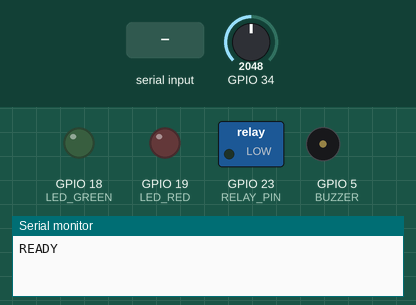
Simulated run of this sketch. Board: ESP32. Parts: switched loads named in the sketch (green lamp = pin HIGH), output pins drawn as LEDs (lit = HIGH), buzzer (waves = sounding, pin HIGH), the last lines printed to the serial monitor. The test bench sets the inputs (shaded band); at power-on: GPIO 34 = 2048.

Above: at 1.2 s.
1.3 s: "START,\n" received over Serial
At 1.7 s:
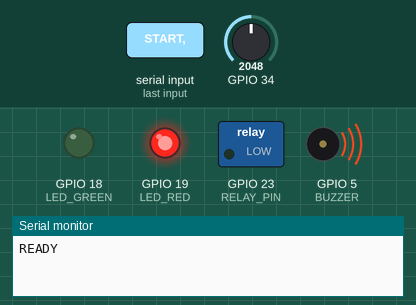
At 3.3 s:
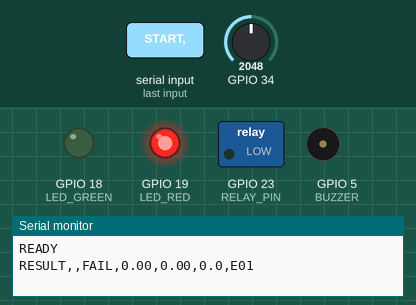
Timing chart, 0 to 4.8 s (numbered marks = the images above; inputs shaded):
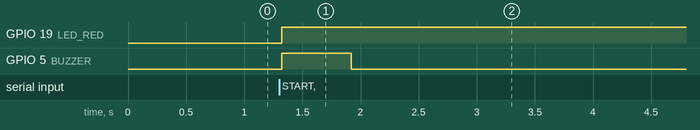

Measured:
- after the input at 1.3 s, GPIO 19 (LED_RED): LOW → HIGH at once; GPIO 5 (BUZZER): LOW → HIGH at once, → LOW 0.60 s later

The sketch:

pcb_tester.ino
```cpp
/*
 * Automated PCB Test Station - firmware
 * Board:     ESP32 DevKit (Arduino framework)
 * Libraries: Adafruit INA219 (install from Library Manager)
 *
 * Test sequence (state machine):
 *   IDLE -> PRECHECK -> POWER_UP -> RAILS -> CURRENT -> FUNCTIONAL -> DONE
 *
 * Host protocol (115200 baud, newline terminated):
 *   PC  -> ESP32 :  START,<serial_number>
 *   ESP32 -> PC  :  RESULT,<serial>,<PASS|FAIL>,<v5>,<v3v3>,<current_mA>,<fail_code>
 *
 * NOTE: pins, divider ratios and limits below are starting values.
 *       Adjust them to match your own wiring and calibrate against a multimeter.
 */

#include <Wire.h>
#include <Adafruit_INA219.h>

// ---------------- Pin map (change to match your wiring) ----------------
const uint8_t MUX_S0 = 25, MUX_S1 = 26, MUX_S2 = 27, MUX_S3 = 14;  // 16-ch analog mux select lines
const uint8_t MUX_SIG = 34;     // mux output -> ESP32 ADC1 pin (input only)
const uint8_t RELAY_PIN = 23;   // HIGH = power the DUT
const uint8_t LED_GREEN = 18, LED_RED = 19, BUZZER = 5;
const uint8_t DUT_RX = 16, DUT_TX = 17;  // UART link to the DUT (functional test)

// Mux channel numbers wired to the DUT test points
const uint8_t CH_RAIL_5V = 0;
const uint8_t CH_RAIL_3V3 = 1;

// Voltage divider ratio in front of the mux: Vadc = Vrail * DIV
const float DIV_5V = 0.5f;
const float DIV_3V3 = 0.5f;

// ---------------- Pass/fail limits ----------------
const float RAIL_5V_NOM = 5.0f;
const float RAIL_3V3_NOM = 3.3f;
const float RAIL_TOL = 0.05f;        // +/- 5 %
const float LEAKAGE_MAX_V = 0.30f;   // rails must read ~0 V before power is applied
const float I_MAX_MA = 300.0f;       // above this -> short / overcurrent
const float I_MIN_MA = 5.0f;         // below this -> board not drawing current (open / not populated)
const unsigned long SETTLE_MS = 300; // wait after power-up before measuring
const unsigned long DUT_TIMEOUT_MS = 1000;

// ---------------- Fail codes ----------------
const char* E_NONE = "E00";
const char* E_LEAKAGE = "E01";      // voltage present on a rail before power-up
const char* E_OVERCURRENT = "E02";  // short circuit / overcurrent
const char* E_RAIL_5V = "E03";
const char* E_RAIL_3V3 = "E04";
const char* E_NO_CURRENT = "E05";
const char* E_FUNCTIONAL = "E06";

// ---------------- State machine ----------------
enum State { IDLE, PRECHECK, POWER_UP, RAILS, CURRENT, FUNCTIONAL, DONE };
State state = IDLE;

Adafruit_INA219 ina;
String serialNo = "";
const char* failCode = E_NONE;
float v5 = 0, v33 = 0, iMa = 0;

// ---------------- Helpers ----------------
void selectChannel(uint8_t ch) {
  digitalWrite(MUX_S0, ch & 1);
  digitalWrite(MUX_S1, (ch >> 1) & 1);
  digitalWrite(MUX_S2, (ch >> 2) & 1);
  digitalWrite(MUX_S3, (ch >> 3) & 1);
  delay(2);  // let the mux output settle
}

// Average 16 samples, return rail voltage in volts (after undoing the divider)
float readRail(uint8_t ch, float div) {
  selectChannel(ch);
  uint32_t sum = 0;
  for (int i = 0; i < 16; i++) {
    sum += analogReadMilliVolts(MUX_SIG);
    delay(1);
  }
  float adcV = (sum / 16.0f) / 1000.0f;
  return adcV / div;
}

bool inTolerance(float v, float nom) {
  return fabs(v - nom) <= nom * RAIL_TOL;
}

void powerOff() { digitalWrite(RELAY_PIN, LOW); }
void powerOn() { digitalWrite(RELAY_PIN, HIGH); }

void indicate(bool pass) {
  digitalWrite(LED_GREEN, pass ? HIGH : LOW);
  digitalWrite(LED_RED, pass ? LOW : HIGH);
  // Active buzzer: short beep = pass, long beep = fail
  digitalWrite(BUZZER, HIGH);
  delay(pass ? 150 : 600);
  digitalWrite(BUZZER, LOW);
}

void fail(const char* code) {
  failCode = code;
  powerOff();
  state = DONE;
}

// Functional test hook: adapt this to whatever your DUT can do.
// Default: send "PING" over UART and expect "PONG" back.
bool functionalTest() {
  while (Serial2.available()) Serial2.read();
  Serial2.println("PING");
  unsigned long t0 = millis();
  String reply = "";
  while (millis() - t0 < DUT_TIMEOUT_MS) {
    if (Serial2.available()) {
      reply += (char)Serial2.read();
      if (reply.indexOf("PONG") >= 0) return true;
    }
  }
  return false;
}

// Wait for "START,<serial>" from the PC
void handleStart() {
  if (!Serial.available()) return;
  String line = Serial.readStringUntil('\n');
  line.trim();
  if (line.startsWith("START,")) {
    serialNo = line.substring(6);
    failCode = E_NONE;
    v5 = v33 = iMa = 0;
    digitalWrite(LED_GREEN, LOW);
    digitalWrite(LED_RED, LOW);
    state = PRECHECK;
  }
}

void setup() {
  Serial.begin(115200);
  Serial2.begin(9600, SERIAL_8N1, DUT_RX, DUT_TX);

  pinMode(MUX_S0, OUTPUT); pinMode(MUX_S1, OUTPUT);
  pinMode(MUX_S2, OUTPUT); pinMode(MUX_S3, OUTPUT);
  pinMode(RELAY_PIN, OUTPUT);
  pinMode(LED_GREEN, OUTPUT); pinMode(LED_RED, OUTPUT);
  pinMode(BUZZER, OUTPUT);
  powerOff();

  analogSetPinAttenuation(MUX_SIG, ADC_11db);  // ~0-3.1 V input range

  if (!ina.begin()) {
    Serial.println("ERROR,INA219 not found");
  }
  Serial.println("READY");
}

void loop() {
  switch (state) {
    case IDLE:
      handleStart();
      break;

    case PRECHECK:  // unpowered board: no rail should carry voltage
      if (readRail(CH_RAIL_5V, DIV_5V) > LEAKAGE_MAX_V ||
          readRail(CH_RAIL_3V3, DIV_3V3) > LEAKAGE_MAX_V) {
        fail(E_LEAKAGE);
      } else {
        state = POWER_UP;
      }
      break;

    case POWER_UP:  // apply power and watch current immediately for shorts
      powerOn();
      delay(50);
      if (ina.getCurrent_mA() > I_MAX_MA) {
        fail(E_OVERCURRENT);
      } else {
        delay(SETTLE_MS);
        state = RAILS;
      }
      break;

    case RAILS:
      v5 = readRail(CH_RAIL_5V, DIV_5V);
      v33 = readRail(CH_RAIL_3V3, DIV_3V3);
      if (!inTolerance(v5, RAIL_5V_NOM)) fail(E_RAIL_5V);
      else if (!inTolerance(v33, RAIL_3V3_NOM)) fail(E_RAIL_3V3);
      else state = CURRENT;
      break;

    case CURRENT:
      iMa = ina.getCurrent_mA();
      if (iMa > I_MAX_MA) fail(E_OVERCURRENT);
      else if (iMa < I_MIN_MA) fail(E_NO_CURRENT);
      else state = FUNCTIONAL;
      break;

    case FUNCTIONAL:
      if (!functionalTest()) fail(E_FUNCTIONAL);
      else state = DONE;
      break;

    case DONE: {
      powerOff();
      bool pass = (strcmp(failCode, E_NONE) == 0);
      indicate(pass);
      Serial.printf("RESULT,%s,%s,%.2f,%.2f,%.1f,%s\n", serialNo.c_str(),
                    pass ? "PASS" : "FAIL", v5, v33, iMa, failCode);
      state = IDLE;
      break;
    }
  }
}
```
